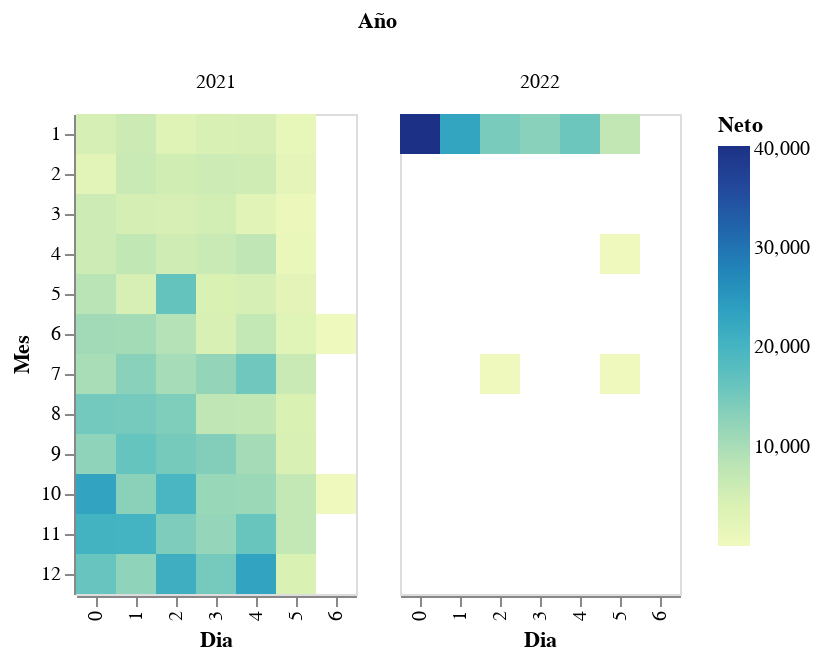

Notebook source saved alongside this figure:
### Code cell
alt.Chart(ventas_mes_dia).mark_rect().encode(
    x='Dia:O',
    y='Mes:O',
    column='Año:O',
    color='Neto:Q'
)

### Figure 1 — Vega-Lite specification as saved in the notebook (floating-point values rounded to 4 significant figures)
{"config": {"view": {"continuousWidth": 400, "continuousHeight": 300}}, "data": {"name": "data-3dfc58c4794029f924f6b8fb79b17fd5"}, "mark": "rect", "encoding": {"color": {"field": "Neto", "type": "quantitative"}, "column": {"field": "Año", "type": "ordinal"}, "x": {"field": "Dia", "type": "ordinal"}, "y": {"field": "Mes", "type": "ordinal"}}, "$schema": "https://vega.github.io/schema/vega-lite/v4.17.0.json", "datasets": {"data-3dfc58c4794029f924f6b8fb79b17fd5": [{"Mes": 1, "Dia": 0, "Año": 2021, "Neto": 4644.0}, {"Mes": 1, "Dia": 0, "Año": 2022, "Neto": 40290.0}, {"Mes": 1, "Dia": 1, "Año": 2021, "Neto": 5991.0}, {"Mes": 1, "Dia": 1, "Año": 2022, "Neto": 22950.0}, {"Mes": 1, "Dia": 2, "Año": 2021, "Neto": 3181.0}, {"Mes": 1, "Dia": 2, "Año": 2022, "Neto": 14620.0}, {"Mes": 1, "Dia": 3, "Año": 2021, "Neto": 4453.0}, {"Mes": 1, "Dia": 3, "Año": 2022, "Neto": 13090.0}, {"Mes": 1, "Dia": 4, "Año": 2021, "Neto": 4627.0}, {"Mes": 1, "Dia": 4, "Año": 2022, "Neto": 15810.0}, {"Mes": 1, "Dia": 5, "Año": 2021, "Neto": 1572.0}, {"Mes": 1, "Dia": 5, "Año": 2022, "Neto": 7363.0}, {"Mes": 2, "Dia": 0, "Año": 2021, "Neto": 2658.0}, {"Mes": 2, "Dia": 1, "Año": 2021, "Neto": 6275.0}, {"Mes": 2, "Dia": 2, "Año": 2021, "Neto": 5489.0}, {"Mes": 2, "Dia": 3, "Año": 2021, "Neto": 5953.0}, {"Mes": 2, "Dia": 4, "Año": 2021, "Neto": 5646.0}, {"Mes": 2, "Dia": 5, "Año": 2021, "Neto": 1920.0}, {"Mes": 3, "Dia": 0, "Año": 2021, "Neto": 5919.0}, {"Mes": 3, "Dia": 1, "Año": 2021, "Neto": 4963.0}, {"Mes": 3, "Dia": 2, "Año": 2021, "Neto": 4590.0}, {"Mes": 3, "Dia": 3, "Año": 2021, "Neto": 5115.0}, {"Mes": 3, "Dia": 4, "Año": 2021, "Neto": 2911.0}, {"Mes": 3, "Dia": 5, "Año": 2021, "Neto": 878.8}, {"Mes": 4, "Dia": 0, "Año": 2021, "Neto": 6060.0}, {"Mes": 4, "Dia": 1, "Año": 2021, "Neto": 7545.0}, {"Mes": 4, "Dia": 2, "Año": 2021, "Neto": 5657.0}, {"Mes": 4, "Dia": 3, "Año": 2021, "Neto": 6298.0}, {"Mes": 4, "Dia": 4, "Año": 2021, "Neto": 7605.0}, {"Mes": 4, "Dia": 5, "Año": 2021, "Neto": 1063.0}, {"Mes": 4, "Dia": 5, "Año": 2022, "Neto": 73.8}, {"Mes": 5, "Dia": 0, "Año": 2021, "Neto": 8327.0}, {"Mes": 5, "Dia": 1, "Año": 2021, "Neto": 4545.0}, {"Mes": 5, "Dia": 2, "Año": 2021, "Neto": 16570.0}, {"Mes": 5, "Dia": 3, "Año": 2021, "Neto": 4169.0}, {"Mes": 5, "Dia": 4, "Año": 2021, "Neto": 4744.0}, {"Mes": 5, "Dia": 5, "Año": 2021, "Neto": 2303.0}, {"Mes": 6, "Dia": 0, "Año": 2021, "Neto": 10720.0}, {"Mes": 6, "Dia": 1, "Año": 2021, "Neto": 10470.0}, {"Mes": 6, "Dia": 2, "Año": 2021, "Neto": 8801.0}, {"Mes": 6, "Dia": 3, "Año": 2021, "Neto": 4484.0}, {"Mes": 6, "Dia": 4, "Año": 2021, "Neto": 7214.0}, {"Mes": 6, "Dia": 5, "Año": 2021, "Neto": 2762.0}, {"Mes": 6, "Dia": 6, "Año": 2021, "Neto": 166.7}, {"Mes": 7, "Dia": 0, "Año": 2021, "Neto": 10110.0}, {"Mes": 7, "Dia": 1, "Año": 2021, "Neto": 13140.0}, {"Mes": 7, "Dia": 2, "Año": 2021, "Neto": 10330.0}, {"Mes": 7, "Dia": 2, "Año": 2022, "Neto": 39.65}, {"Mes": 7, "Dia": 3, "Año": 2021, "Neto": 12080.0}, {"Mes": 7, "Dia": 4, "Año": 2021, "Neto": 15580.0}, {"Mes": 7, "Dia": 5, "Año": 2021, "Neto": 6428.0}, {"Mes": 7, "Dia": 5, "Año": 2022, "Neto": 4.8}, {"Mes": 8, "Dia": 0, "Año": 2021, "Neto": 15140.0}, {"Mes": 8, "Dia": 1, "Año": 2021, "Neto": 15020.0}, {"Mes": 8, "Dia": 2, "Año": 2021, "Neto": 14070.0}, {"Mes": 8, "Dia": 3, "Año": 2021, "Neto": 7643.0}, {"Mes": 8, "Dia": 4, "Año": 2021, "Neto": 7464.0}, {"Mes": 8, "Dia": 5, "Año": 2021, "Neto": 4163.0}, {"Mes": 9, "Dia": 0, "Año": 2021, "Neto": 12630.0}, {"Mes": 9, "Dia": 1, "Año": 2021, "Neto": 16410.0}, {"Mes": 9, "Dia": 2, "Año": 2021, "Neto": 14860.0}, {"Mes": 9, "Dia": 3, "Año": 2021, "Neto": 13790.0}, {"Mes": 9, "Dia": 4, "Año": 2021, "Neto": 10450.0}, {"Mes": 9, "Dia": 5, "Año": 2021, "Neto": 4402.0}, {"Mes": 10, "Dia": 0, "Año": 2021, "Neto": 23140.0}, {"Mes": 10, "Dia": 1, "Año": 2021, "Neto": 12980.0}, {"Mes": 10, "Dia": 2, "Año": 2021, "Neto": 19630.0}, {"Mes": 10, "Dia": 3, "Año": 2021, "Neto": 11590.0}, {"Mes": 10, "Dia": 4, "Año": 2021, "Neto": 11400.0}, {"Mes": 10, "Dia": 5, "Año": 2021, "Neto": 7135.0}, {"Mes": 10, "Dia": 6, "Año": 2021, "Neto": 47.42}, {"Mes": 11, "Dia": 0, "Año": 2021, "Neto": 20410.0}, {"Mes": 11, "Dia": 1, "Año": 2021, "Neto": 20170.0}, {"Mes": 11, "Dia": 2, "Año": 2021, "Neto": 14280.0}, {"Mes": 11, "Dia": 3, "Año": 2021, "Neto": 12040.0}, {"Mes": 11, "Dia": 4, "Año": 2021, "Neto": 16220.0}, {"Mes": 11, "Dia": 5, "Año": 2021, "Neto": 7300.0}, {"Mes": 12, "Dia": 0, "Año": 2021, "Neto": 16310.0}, {"Mes": 12, "Dia": 1, "Año": 2021, "Neto": 12650.0}, {"Mes": 12, "Dia": 2, "Año": 2021, "Neto": 21190.0}, {"Mes": 12, "Dia": 3, "Año": 2021, "Neto": 14980.0}, {"Mes": 12, "Dia": 4, "Año": 2021, "Neto": 23220.0}, {"Mes": 12, "Dia": 5, "Año": 2021, "Neto": 4197.0}]}}
